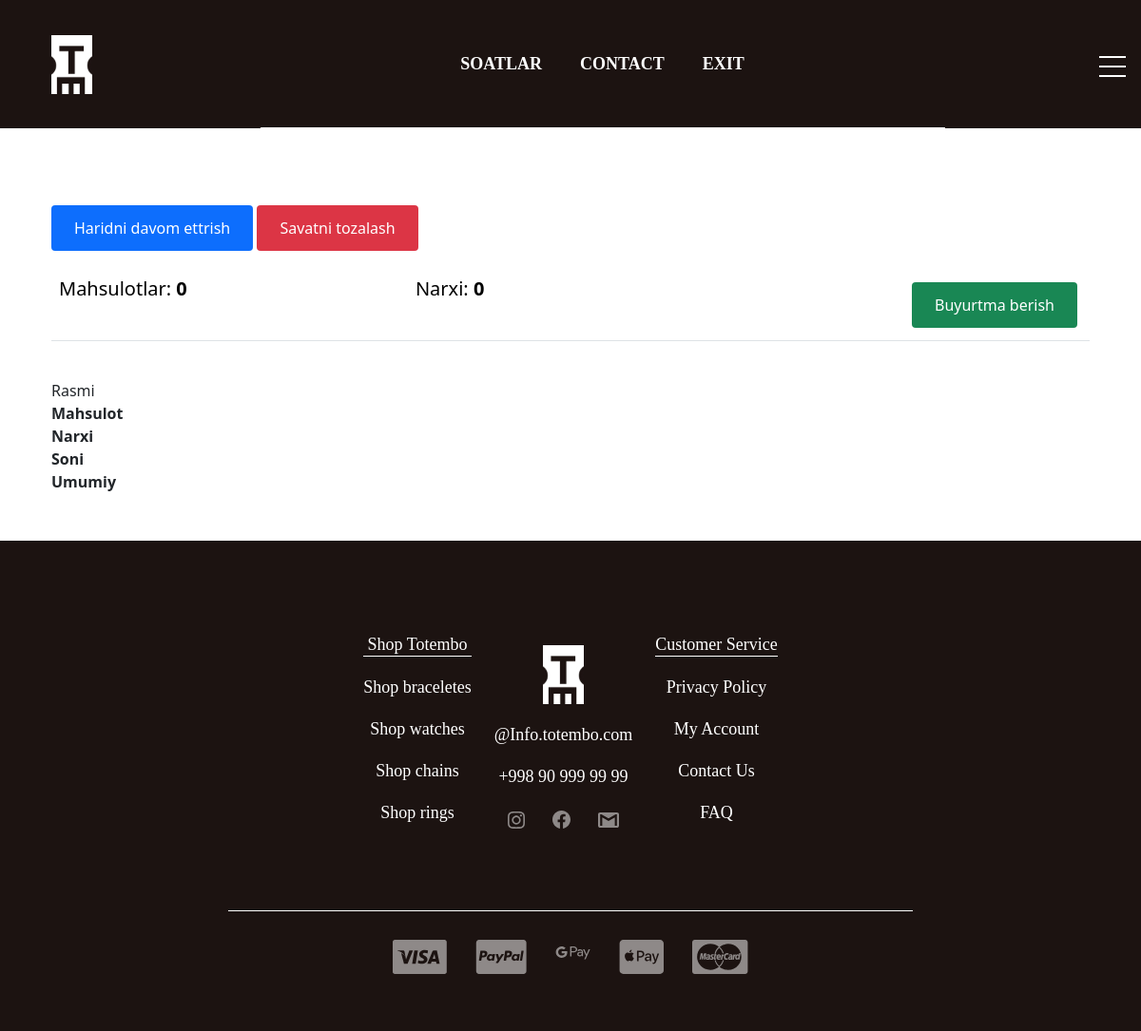
The app's page /cart/ (signed in) with its own data.
### store/models.py (models this page shows, shortened)
class Category(models.Model):
    title = models.CharField(max_length=150, verbose_name="Kategoriya nomi")
    image = models.ImageField(upload_to='categories/', null=True, blank=True,
                              verbose_name="Rasmi")
    slug = models.SlugField(unique=True, null=True)
    parent = models.ForeignKey('self', on_delete=models.CASCADE, null=True, blank=True,
                               verbose_name="Kategoriya",
                               related_name='subcategories')
    def get_absolut_url(self):
        return reverse('category_detail', kwargs={'slug': self.slug})
    class Meta:
        verbose_name = 'Kategoriya'
        verbose_name_plural = 'Kategoriyalar'

class Order(models.Model):
    customer = models.ForeignKey(Customer, on_delete=models.SET_NULL,
                                 blank=True, null=True)
    created_at = models.DateTimeField(auto_now_add=True)
    is_completed = models.BooleanField(default=False)
    shipping = models.BooleanField(default=True)
    class Meta:
        verbose_name = 'Buyurtma'
        verbose_name_plural = 'Buyurtmalar'
    @property
    def get_cart_total_price(self):
        order_products = self.orderproduct_set.all()
        total_price = sum([product.get_total_price for product in order_products])
        return total_price
    @property
    def get_cart_total_quantity(self):
        order_products = self.orderproduct_set.all()
        total_quantity = sum(product.quantity for product in order_products)
        return total_quantity

### store/views.py (the view)
# urls.py: path('cart/', cart, name='cart'),
def cart(request):
    cart_info = get_cart_data(request)
    context = {
        'cart_total_quantity': cart_info['cart_total_quantity'],
        'order': cart_info['order'],
        'products': cart_info['products']
    }
    return render(request, "store/cart.html", context)

### store/templatetags/store_tags.py (called while the page is built)
@register.simple_tag
def get_categories():
    return Category.objects.filter(parent=None)

### store/utils.py (called while the page is built)
def get_cart_data(request):
    cart = CartForAuthenticatedUser(request)
    cart_info = cart.get_cart_into()
    return {
        'cart_total_quantity': cart_info['cart_total_quantity'],
        'cart_total_price': cart_info['cart_total_price'],
        'order': cart_info['order'],
        'products': cart_info['products']
    }

    def get_cart_into(self):
        customer, created = Customer.objects.get_or_create(
            user=self.user,
        )
        order, created = Order.objects.get_or_create(customer=customer)
        order_products = order.orderproduct_set.all()
        cart_total_quantity = order.get_cart_total_quantity
        cart_total_price = order.get_cart_total_price
        return {
            'cart_total_quantity': cart_total_quantity,
            'cart_total_price': cart_total_price,
            'order': order,
            'products': order_products
        }

### store/templates/store/cart.html (shortened to what this page needs)
{% extends 'base.html' %}
{% load static %}
{% block main %}
<main>
    <div class="container" style="margin-bottom: 50px;">
        <div class="row">
            <div class="col-lg-12">
                <div class="box-element">
                    <div style="margin-bottom: 20px;">
                        <a class="btn btn-primary" href="{% url 'product_list' %}">Haridni davom ettrish</a>
                        <a class="btn btn-danger" href="{% url 'clear_cart' %}">Savatni tozalash</a>
                    </div>
                    <table class="table">
                        <tr>
                            <th><h5>Mahsulotlar: <strong>{{ order.get_cart_total_quantity }}</strong></h5></th>
                            <th><h5>Narxi: <strong>{{ order.get_cart_total_price }}</strong></h5></th>
                            <th>
                                <a href="{% url 'checkout' %}" class="btn btn-success" style="float:right; margin:5px;">Buyurtma berish</a>
                            </th>
                        </tr>
                    </table>
                </div>
                <br>
                <div class="box-element">
                    <div class="cart-row">
                        <div style="flex:2">Rasmi</div>
                        <div style="flex:2"><strong>Mahsulot</strong></div>
                        <div style="flex:1"><strong>Narxi</strong></div>
                        <div style="flex:1"><strong>Soni</strong></div>
                        <div style="flex:1"><strong>Umumiy</strong></div>
                    </div>
                </div>
            </div>
        </div>
    </div>
</main>
{% endblock main %}

### templates/components/_header_nav_menu.html
{% load store_tags %}
<ul class="header_nav-menu d-flex justify-content-center flex-wrap text-center">
    {% get_categories as categories %}
    {% for category in categories %}
    <li class="header_nav-item">
        <a class="header_nav-link " href="{{ category.get_absolut_url }}">
            {{ category.title|upper }}
        </a>
    </li>
    {% endfor %}
    <li class="header_nav-item mt-3 mt-lg-0"><a class="header_nav-link " href="">CONTACT</a>
    </li>
    <li class="header_nav-item mt-3 mt-lg-0">
        {% if request.user.is_authenticated %}
        <a class="header_nav-link " href="{% url 'logout' %}">
            EXIT
        </a>
        {% else %}
        <a class="header_nav-link " href="{% url 'login_registration' %}">
            SIGN UP/SIGN IN
        </a>
        {% endif %}
    </li>
</ul>

### store/static/store/style/style.css (style rules this page uses)
ul, li { padding: 0; margin: 0; }
a, li { text-decoration: none; list-style: none; }
.header_nav-item { list-style: none; }
.header_nav-link { font-family: Montserrat; font-weight: 600; font-size: 18px; color: #fff; line-height: 22px; margin: 0 20px; text-decoration: none; }
.header_nav-menu { border-bottom: 1px solid white; padding: 55px 0; }
.btn { display: inline-block; border: none; color: #fff; padding: 0.75rem 1.5rem; margin-top: 1rem; transition: opacity 1s ease-in-out; text-decoration: none; }

### records on screen
Category: title "SOATLAR"
Order: get_cart_total_quantity "0", get_cart_total_price "0"
